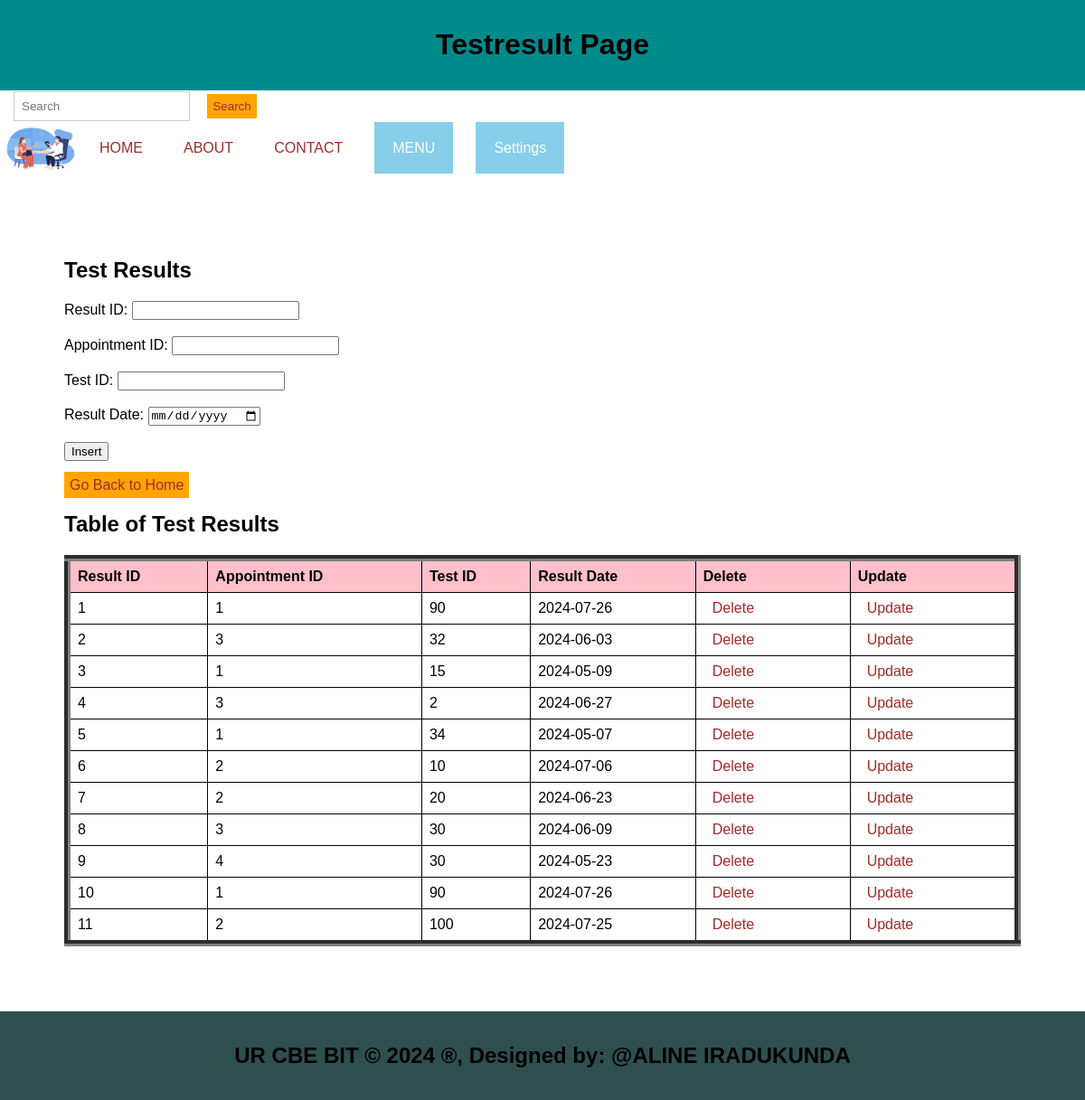
The page /TestResult.php on the database its author committed.
### tables this page shows
CREATE TABLE `test_results` (
  `result_id` int(11) NOT NULL,
  `appointment_id` int(11) DEFAULT NULL,
  `test_id` int(11) DEFAULT NULL,
  `result_date` date DEFAULT NULL
);

### TestResult.php (the view, shortened to what this page needs)
<!DOCTYPE html>
<html lang="en">
<head>
  <link rel="stylesheet" type="text/css" href="style.css" title="style 1" media="screen, tv, projection, handheld, print"/>
</head>
<body>
<header><center>
    <h1>Testresult Page</h1></center>
  </header>
  <form class="d-flex" role="search" action="search.php">
      <input class="form-control me-2" type="search" placeholder="Search" aria-label="Search" name="query">
      <button class="btn btn-outline-success" type="submit">Search</button>
    </form>
   <ul>
    <li><img src="./Images/app.jpg" width="90" height="60" alt="Logo"></li>
    <li><a href="./home.html">HOME</a></li>
    <li><a href="./about.html">ABOUT</a></li>
    <li><a href="./contact.html">CONTACT</a></li>
    <li class="dropdown">
      <a href="#" style="padding: 20px; color: white; background-color: skyblue; text-decoration: none;">MENU</a>
    </li>
    <li class="dropdown">
      <a href="#" style="padding: 20px; color: white; background-color: skyblue; text-decoration: none;">Settings</a>
    </li>
  </ul>
<section>
  <h1>Test Results</h1>
  <form method="post">
      <div>
        <label for="result_id">Result ID:</label>
        <input type="number" id="result_id" name="result_id">
      </div><br>
      <div>
        <label for="appointment_id">Appointment ID:</label>
        <input type="number" id="appointment_id" name="appointment_id" required>
      </div><br>
      <div>
        <label for="test_id">Test ID:</label>
        <input type="number" id="test_id" name="test_id" required>
      </div><br>
      <div>
        <label for="result_date">Result Date:</label>
        <input type="date" id="result_date" name="result_date" required>
      </div><br>
    <input type="submit" name="add_result" value="Insert"><br><br>
    <a class="button" href="./home.html">Go Back to Home</a></li>
  </form>
  <h2>Table of Test Results</h2>
  <table border="7">
    <tr>
      <th>Result ID</th>
      <th>Appointment ID</th>
      <th>Test ID</th>
      <th>Result Date</th>
      <th>Delete</th>
      <th>Update</th>
    </tr>
    <?php
    include('database_connection.php');
    $sql = "SELECT * FROM test_results";
    $result = $connection->query($sql);
    if ($result->num_rows > 0) {
        while ($row = $result->fetch_assoc()) {
            $result_id = $row['result_id'];
            echo "<tr>
                <td>" . $row['result_id'] . "</td>
                <td>" . $row['appointment_id'] . "</td>
                <td>" . $row['test_id'] . "</td>
                <td>" . $row['result_date'] . "</td>
                <td><a href='delete_TestResult.php?result_id=$result_id'>Delete</a></td>
                <td><a href='update_TestResult.php?result_id=$result_id'>Update</a></td>
            </tr>";
        }
    } else {
        echo "<tr><td colspan='6'>No test results found</td></tr>";
    }
    ?>
  </table>
</section>
<footer>
  <h2>UR CBE BIT &copy; <?php echo date("Y"); ?> &reg;, Designed by: @ALINE IRADUKUNDA</h2>
</footer>
</body>
</html>

### style.css (style rules this page uses)
body { font-family: Arial, sans-serif; margin: 0; padding: 0; }
.form-control { padding: 8px; margin-left: 4px; border: 1px solid #ccc; }
.btn { padding: 6px; background-color: orange; color: brown; border: none; }
.dropdown { position: relative; display: inline; margin-right: 10px; }
body { font-family: Arial,sans-serif; margin:0; padding:0; }
header { background-color:darkgray; padding: 15px; }
.dropdown { position: right; display:right; direction:rtl; }
section { padding:20px; border-bottom: 1px solid #ddd; }
footer { text-align: center; padding: 15px; background-color:darkgray; }

### TestResult.php (style rules this page uses)
body table { width: 100%; border-collapse: collapse; }
th, td { border: 1px solid black; padding: 8px; text-align: left; }
th { background-color: pink; }
a { padding: 10px; color: white; text-decoration: none; margin-right: 15px; }
a:link { color: brown; }
button.btn { margin-left: 15px; margin-top: 4px; }
input.form-control { margin-left: 15px; padding: 8px; }
section { padding: 71px; border-bottom: 1px solid #ddd; }
footer { text-align: center; padding: 15px; background-color: darkslategrey; }
header { background-color: darkcyan; padding: 10px; text-align: center; }
ul { list-style-type: none; padding: 0; margin: 0; display: flex; align-items: center; }
li { margin-right: 10px; }
li img { vertical-align: middle; }
.dropdown { position: relative; display: inline-block; }
.button { padding: 6px; background-color: orange; color: brown; border: none; }

### rows shown on the page
test_results: result_id "1", appointment "1", test "90", result_date "2024-07-26"
test_results: result_id "2", appointment "3", test "32", result_date "2024-06-03"
test_results: result_id "3", appointment "1", test "15", result_date "2024-05-09"
test_results: result_id "4", appointment "3", test "2", result_date "2024-06-27"
test_results: result_id "5", appointment "1", test "34", result_date "2024-05-07"
test_results: result_id "6", appointment "2", test "10", result_date "2024-07-06"
test_results: result_id "7", appointment "2", test "20", result_date "2024-06-23"
test_results: result_id "8", appointment "3", test "30", result_date "2024-06-09"
test_results: result_id "9", appointment "4", test "30", result_date "2024-05-23"
test_results: result_id "10", appointment "1", test "90", result_date "2024-07-26"
test_results: result_id "11", appointment "2", test "100", result_date "2024-07-25"
